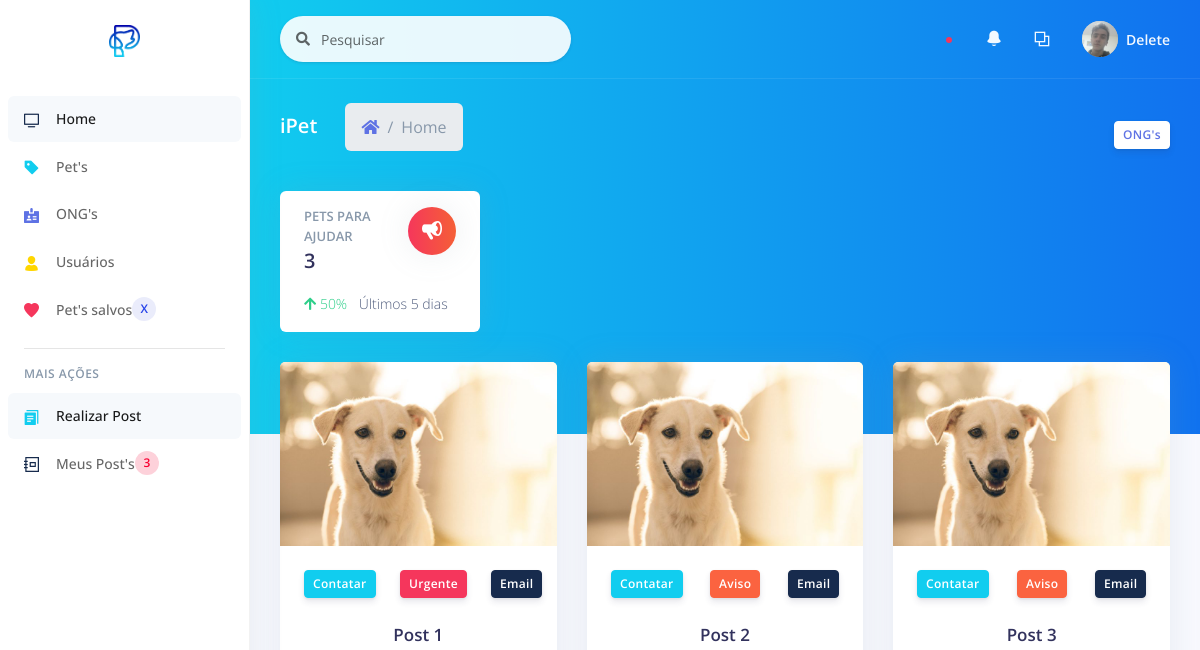
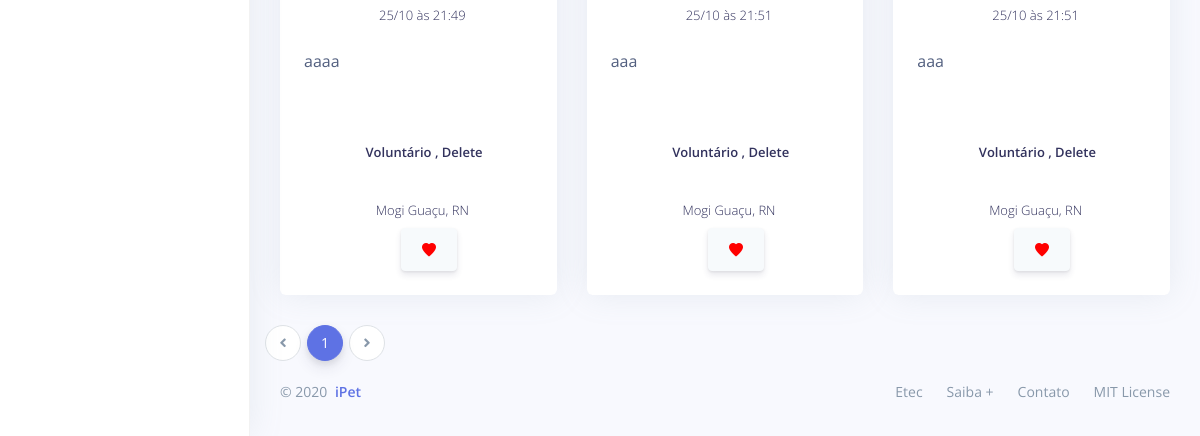
Page /_site/_user/home.php (signed in) on the earlier database version (2 pictures, top to bottom).
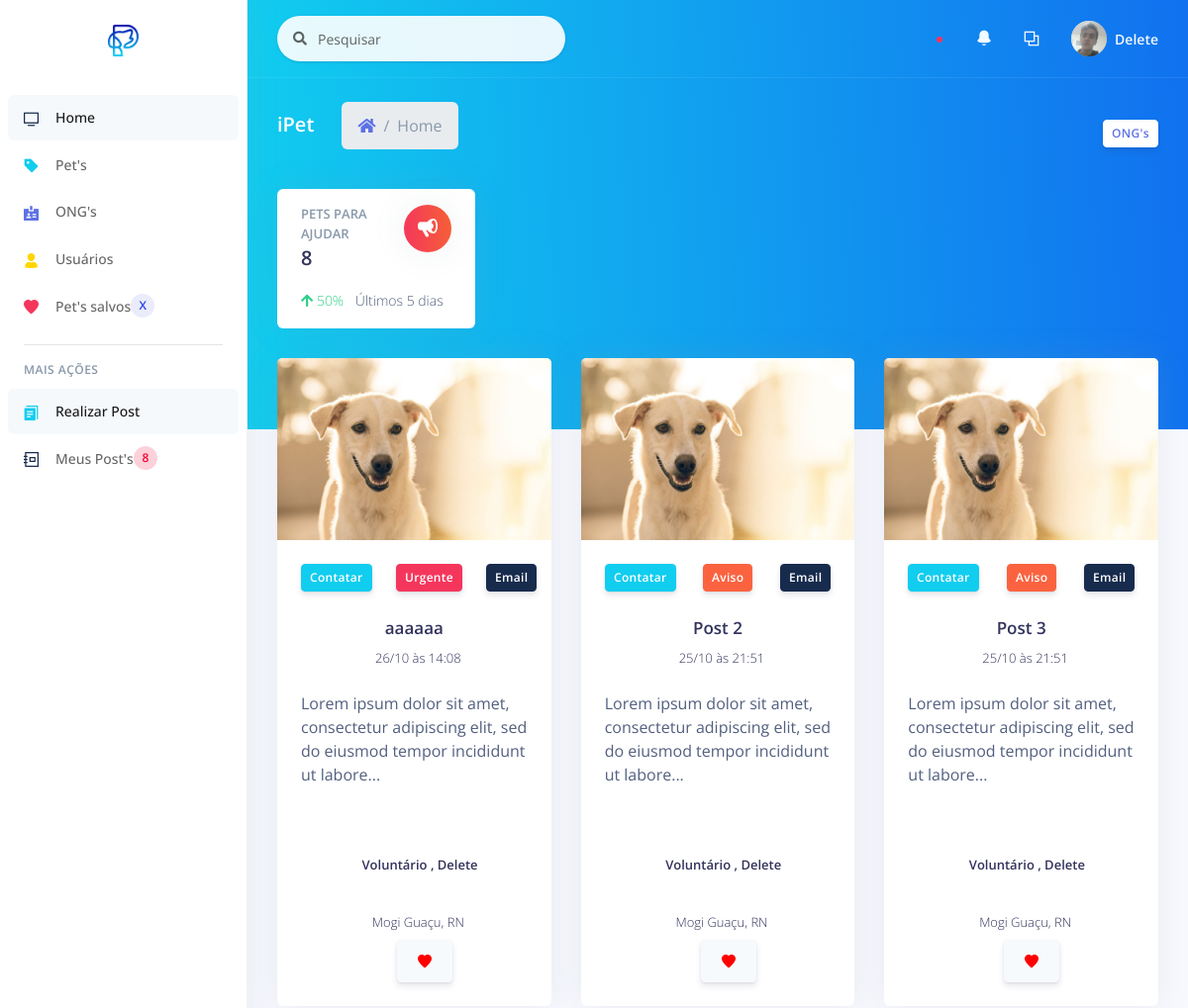
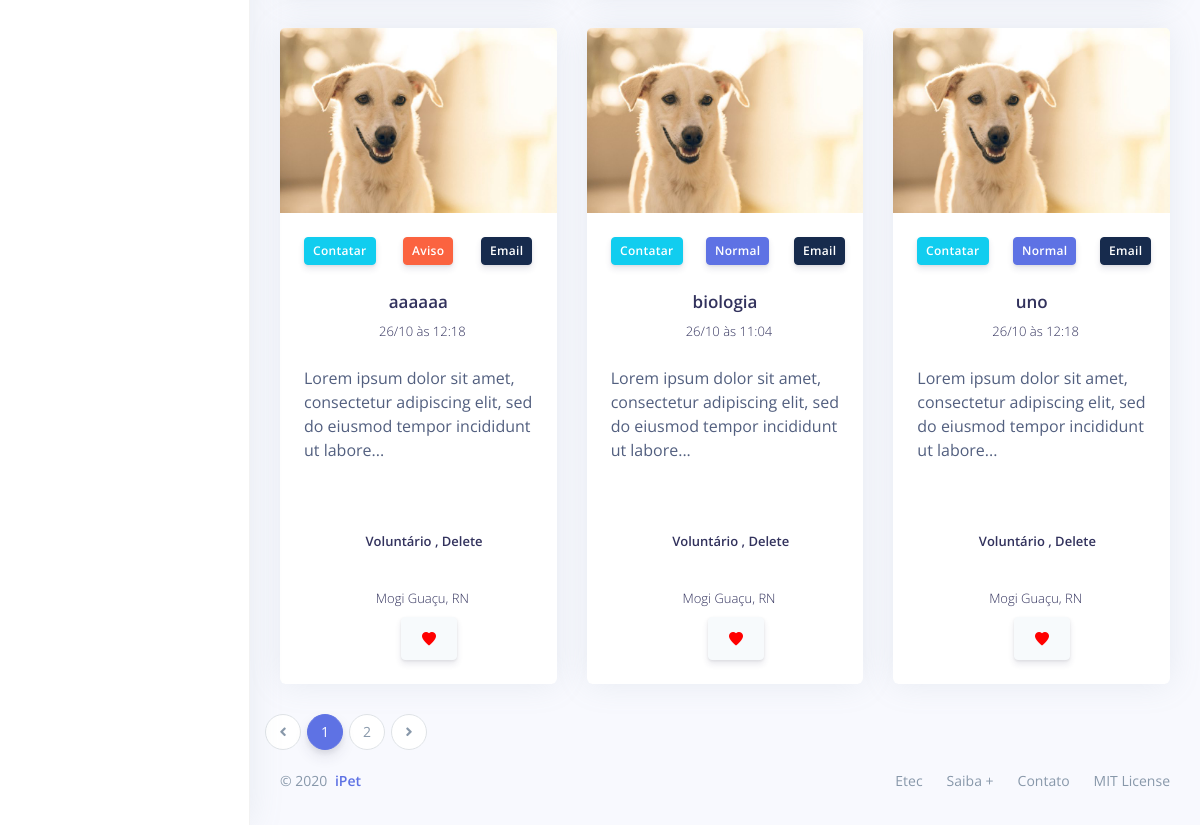
Same page on the later database version (2 pictures, top to bottom).
### tables this page shows
CREATE TABLE `post` (
  `id_post` int(11) NOT NULL,
  `id_author` varchar(11) NOT NULL,
  `cpf_author` varchar(20) NOT NULL,
  `ranking_author` int(11) NOT NULL,
  `author` varchar(100) NOT NULL,
  `city_author` varchar(100) NOT NULL,
  `uf` varchar(2) NOT NULL,
  `title` varchar(100) NOT NULL,
  `text` text NOT NULL,
  `telephone` varchar(30) NOT NULL,
  `email` varchar(100) NOT NULL,
  `instagram` varchar(100) DEFAULT NULL,
  `type` int(11) NOT NULL,
  `created_at` varchar(20) NOT NULL,
  `image` varchar(100) NOT NULL,
  `image_author` varchar(100) NOT NULL
);

### _site/_user/components/init.php (the view, shortened to what this page needs)
          <?php
            $num_page_itens = 6;
            $page = (isset($_GET['page']))? $_GET['page'] : 1;
            $id = $_SESSION['user_id'];
            $sql_num_post = "SELECT * FROM post WHERE id_author = '$id'";
            $res_num_post = mysqli_query($con, $sql_num_post);
            $init = ($num_page_itens*$page)-$num_page_itens;
            $sql_post = "SELECT * FROM post WHERE id_author = '$id' ORDER BY type DESC LIMIT $init, $num_page_itens";
            $res_post = mysqli_query($con, $sql_post);
            $array_post = mysqli_fetch_assoc($res_post);
            $quanty_posts = mysqli_num_rows($res_num_post);
            $num_pages = ceil($quanty_posts/$num_page_itens);
          ?>
<div class="row">
<?php
  do{
?>
  <div class="col-xl-4 order-xl-2">
    <div class="card card-profile">
      <img src="<?= PUBLICO . 'img/posts/' . $array_post['image']; ?>" alt="Imagem de perfil" class="card-img-top">
      <div class="card-header text-center border-0 pt-8 pt-md-4 pb-0 pb-md-4">
        <div class="d-flex justify-content-between">
          <button type="button" data-toggle="modal" class="btn btn-sm btn-info  mr-4" data-target="#modalContatar<?= $array_post['id_post']; ?>">Contatar</button>
          <button type="button" data-toggle="modal" class="btn btn-sm btn-<?php
            if($array_post['type'] == 3){
              echo "danger";
            } elseif ($array_post['type'] == 2) {
              echo "warning";
            } else{
              echo "primary";
            }
          ?>  mr-4" data-target="<?php
          if($array_post['type'] == 3){
            echo "#modal-notification-danger" . $array_post['id_post'];
          } elseif ($array_post['type'] == 2) {
            echo "#modal-notification-warning" . $array_post['id_post'];
          } else{
            echo "#modal-notification-primary" . $array_post['id_post'];
          }
        ?>
          ">
          <?php
            if($array_post['type'] == 3){
              echo "Urgente";
            } elseif ($array_post['type'] == 2) {
              echo "Aviso";
            } else{
              echo "Normal";
            }
          ?>
          </button>
          <button type="button" data-toggle="modal" class="btn btn-sm btn-default float-right" data-target="#modalEmail<?= $array_post['id_post']; ?>">Email</button>
        </div>
      </div>
      <div class="card-body pt-0">
        <div class="text-center">
          <h5 class="h3">
            <?= $array_post['title']; ?>
          </h5>
          <div class="h5 font-weight-300">
          <?php
          $date = date_create($array_post['created_at']);
          ?>
            <i class="ni location_pin mr-2"></i><?= date_format($date, 'd/m') . " às " . date_format($date, 'H:i') ?>
          </div>
        </div>
        <div class="row">
          <div class="col">
            <div class="card-profile-stats d-flex">
            <?php
            $string = strip_tags($array_post['text']);
            if (strlen($string) > 100) {
                $stringCut = substr($string, 0, 100);
                $endPoint = strrpos($stringCut, ' ');
                $string = $endPoint? substr($stringCut, 0, $endPoint) : substr($stringCut, 0);
                $string .= '...';
            }
            echo $string;
            ?>
            </div>
          </div>
        </div>
        <div class="row">
          <div class="col">
            <div class="card-profile-stats d-flex justify-content-center">
            <div class="h5 mt-4">
            <?php
              if($_SESSION['rank'] == 1){
                echo "Voluntário";
              } elseif ($_SESSION['rank'] == 2) {
                echo "ONG";
              } elseif ($_SESSION['rank'] == 3) {
                echo "Administrador";
              } else {
                echo "Oops, ocorreu um erro...";
              }
            ?> , <?= $array_post['author']; ?>
            </div>
            </div>
          </div>
        </div>
        <div>
            <div class="text-center">
            <div class="h5 font-weight-300">
              <i class="ni location_pin mr-2"></i><?= $array_post['city_author'] . ", " . $array_post['uf']; ?>
            </div>
            </div>
          </div>
        <div class="row justify-content-center">
          <div class="col col-lg-3 order-lg-2">
            <button class="btn btn-icon btn-secondary" type="button">
             <span class="btn-inner--icon">
                <i class="ni ni-favourite-28" style="color: red;"></i>
              </span>
            </button>
          </div>
        </div>
      </div>
    </div>
  </div>
<?php
  } while($array_post = mysqli_fetch_assoc($res_post));
?>
</div>
<div class="row">
<nav aria-label="...">
              <ul class="pagination">
                <li class="page-item">
                  <a class="page-link" href="home.php?page=<?php if($page==1){ echo 1;}else{echo $page-1;};?>" tabindex="-1">
                    <i class="fa fa-angle-left"></i>
                  </a>
                </li>
                <?php
                  for($i=1;$i<$num_pages+1;$i++){
                    $current = "";
                    if($page == $i){
                      $current = "active";
                    }
                ?>
                <li class="page-item <?= $current; ?>"><a class="page-link" href="home.php?page=<?= $i; ?>"><?= $i; ?></a></li>
                <?php }?>
                <li class="page-item">
                  <a class="page-link" href="home.php?page=<?php if($page<$num_pages){ echo $page+1;}else{echo $page;};?>">
                    <i class="fa fa-angle-right"></i>
                  </a>
                </li>
              </ul>
        </nav>
</div>

### _site/_user/home.php (shortened to what this page needs)
<?php
include_once('../controller/connect.php');
?>
<!DOCTYPE html>
<html>
<head>
  <?php
    include_once "../assets/components/styles.php";
  ?>
</head>
<body>
  <?php
    include_once "components/sidenav.php";
  ?>
  <div class="main-content" id="panel">
    <?php
      include_once "components/top_nav.php";
    ?>
    <?php
      include_once "components/header.php";
    ?>
    <div class="container-fluid mt--6">
      <?php
        include_once "components/init.php";
      ?>
      <?php
        include_once "../assets/components/footer.php";
      ?>
    </div>
  </div>
</body>
</html>

### _site/assets/components/styles.php (shortened to what this page needs)
<link rel="stylesheet" href="<?= BASE; ?>_site/assets/vendor/nucleo/css/nucleo.css" type="text/css">
<link rel="stylesheet" href="<?= BASE; ?>_site/assets/vendor/@fortawesome/fontawesome-free/css/all.min.css" type="text/css">
<link rel="stylesheet" href="<?= BASE; ?>_site/assets/css/argon.css?v=1.2.0" type="text/css">

### _site/_user/components/sidenav.php
<nav class="sidenav navbar navbar-vertical  fixed-left  navbar-expand-xs navbar-light bg-white" id="sidenav-main">
  <div class="scrollbar-inner">
    <div class="sidenav-header  align-items-center">
      <a class="navbar-brand" href="<?= BASE . '_site/_user/home.php';?>">
        <img src="<?= PUBLICO . 'img/brand/ipet-blue.png'; ?>" class="navbar-brand-img" alt="...">
      </a>
    </div>
    <div class="navbar-inner">
    <?php
    $id = $_SESSION['user_id'];
    ?>
      <div class="collapse navbar-collapse" id="sidenav-collapse-main">
        <ul class="navbar-nav">
          <li class="nav-item">
            <a class="nav-link active" href="<?= BASE . '_site/_user/home.php';?>">
              <i class="ni ni-tv-2 text-default"></i>
              <span class="nav-link-text">Home</span>
            </a>
          </li>
          <li class="nav-item">
            <a class="nav-link" href="<?= BASE . '_site/_user/list/list_pets.php';?>">
              <i class="ni ni-tag text-info"></i>
              <span class="nav-link-text">Pet's</span>
            </a>
          </li>
          <li class="nav-item">
            <a class="nav-link" href="<?= BASE . '_site/_user/list/list_ongs.php';?>">
              <i class="ni ni-badge text-primary"></i>
              <span class="nav-link-text">ONG's</span>
            </a>
          </li>
          <li class="nav-item">
            <a class="nav-link" href="<?= BASE . '_site/_user/list/list_users.php';?>">
              <i class="ni ni-single-02 text-yellow"></i>
              <span class="nav-link-text">Usuários</span>
            </a>
          </li>
          <li class="nav-item">
            <a class="nav-link" href="<?= BASE . '_site/_user/list/list_favs.php';?>">
              <i class="ni ni-favourite-28 text-danger"></i>
              <span class="nav-link-text">Pet's salvos</span>
              <span class="badge badge-md badge-circle badge-floating badge-primary border-white"><?= 'x';?></span>
            </a>
          </li>
        </ul>
        <hr class="my-3">
        <h6 class="navbar-heading p-0 text-muted">
          <span class="docs-normal">Mais ações</span>
        </h6>
        <ul class="navbar-nav">
          <li class="nav-item">
            <a class="nav-link active" href="<?= BASE . '_site/_user/upload/upload_post.php';?>">
              <i class="ni ni-single-copy-04 text-info"></i>
              <span class="nav-link-text">Realizar Post</span>
            </a>
          </li>
          <li class="nav-item">
          <?php
          $sql_count_post = "SELECT * FROM post WHERE id_author = '$id'";
          $res_count_post = mysqli_query($con, $sql_count_post);
          $count_post = mysqli_num_rows($res_count_post);
          ?>
            <a class="nav-link" href="<?= BASE . '_site/_user/list/list_posts.php';?>">
              <i class="ni ni-collection text-default"></i>
              <span class="nav-link-text">Meus Post's</span>
              <span class="badge badge-md badge-circle badge-floating badge-danger border-white"><?= $count_post;?></span>
            </a>
          </li>
        </ul>
      </div>
    </div>
  </div>
</nav>

### _site/_user/components/top_nav.php (shortened to what this page needs)
<nav class="navbar navbar-top navbar-expand navbar-dark bg-gradient-info border-bottom">
  <div class="container-fluid">
    <div class="collapse navbar-collapse" id="navbarSupportedContent">
      <form class="navbar-search navbar-search-light form-inline mr-sm-3" id="navbar-search-main">
        <div class="form-group mb-0">
          <div class="input-group input-group-alternative input-group-merge">
            <div class="input-group-prepend">
              <span class="input-group-text"><i class="fas fa-search"></i></span>
            </div>
            <input class="form-control" placeholder="Pesquisar" type="text">
          </div>
        </div>
      </form>
      <ul class="navbar-nav align-items-center  ml-md-auto ">
        <li class="nav-item dropdown">
        <?php
              $sql_notify = "SELECT * FROM notify ORDER BY id_not DESC LIMIT 5";
              $res_notify = mysqli_query($con, $sql_notify);
              $qtd_notify = mysqli_num_rows($res_notify);
            ?>
          <a class="nav-link" href="#" role="button" data-toggle="dropdown" aria-haspopup="true" aria-expanded="false">
            <?php if($qtd_notify != 0){
              echo "<span class='badge badge-dot mr-4'><i class='bg-danger'></i></span>";
            }
            ?>
            <i class="ni ni-bell-55"></i>
          </a>
        </li>
        <li class="nav-item dropdown">
          <a class="nav-link" href="#" role="button" data-toggle="dropdown" aria-haspopup="true" aria-expanded="false">
            <i class="ni ni-ungroup"></i>
          </a>
        </li>
      </ul>
      <ul class="navbar-nav align-items-center  ml-auto ml-md-0 ">
        <li class="nav-item dropdown">
          <a class="nav-link pr-0" href="#" role="button" data-toggle="dropdown" aria-haspopup="true" aria-expanded="false">
            <div class="media align-items-center">
              <span class="avatar avatar-sm rounded-circle">
                <img alt="Image placeholder" src="<?= PUBLICO . 'img/users/' . $_SESSION['profile_image']; ?>">
              </span>
              <div class="media-body  ml-2  d-none d-lg-block">
                <span class="mb-0 text-sm  font-weight-bold"><?= $_SESSION['name']; ?></span>
              </div>
            </div>
          </a>
        </li>
      </ul>
    </div>
  </div>
</nav>

### _site/_user/components/header.php
<div class="header bg-gradient-info pb-6">
  <div class="container-fluid">
    <div class="header-body">
      <div class="row align-items-center py-4">
        <div class="col-lg-6 col-7">
          <h6 class="h2 text-white d-inline-block mb-0">iPet</h6>
          <nav aria-label="breadcrumb" class="d-none d-md-inline-block ml-md-4">
            <ol class="breadcrumb breadcrumb-links breadcrumb-dark">
              <li class="breadcrumb-item"><a href="#"><i class="fas fa-home"></i></a></li>
              <li class="breadcrumb-item active" aria-current="page">Home</li>
            </ol>
          </nav>
        </div>
        <div class="col-lg-6 col-5 text-right">
          <a href="list/list_ongs.php" class="btn btn-sm btn-neutral">ONG's</a>
        </div>
      </div>
      <?php
      $sql_count_post = "SELECT * FROM post";
      $res_count_post = mysqli_query($con, $sql_count_post);
      $count_post = mysqli_num_rows($res_count_post);
      ?>
      <div class="row">
        <div class="col-xl-3 col-md-6">
          <div class="card card-stats">
            <div class="card-body">
              <div class="row">
                <div class="col">
                  <h5 class="card-title text-uppercase text-muted mb-0">Pets para ajudar</h5>
                  <span class="h2 font-weight-bold mb-0"><?= $count_post;?></span>
                </div>
                <div class="col-auto">
                  <div class="icon icon-shape bg-gradient-red text-white rounded-circle shadow">
                    <i class="ni ni-notification-70"></i>
                  </div>
                </div>
              </div>
              <p class="mt-3 mb-0 text-sm">
                <span class="text-success mr-2"><i class="fa fa-arrow-up"></i> 50%</span>
                <span class="text-nowrap">Últimos 5 dias</span>
              </p>
            </div>
          </div>
        </div>
      </div>
    </div>
  </div>
</div>

### _site/assets/components/footer.php
<footer class="footer pt-0">
  <div class="row align-items-center justify-content-lg-between">
    <div class="col-lg-6">
      <div class="copyright text-center  text-lg-left  text-muted">
        &copy; 2020 <a href="#" class="font-weight-bold ml-1" target="_blank">iPet</a>
      </div>
    </div>
    <div class="col-lg-6">
      <ul class="nav nav-footer justify-content-center justify-content-lg-end">
        <li class="nav-item">
          <a href="#" class="nav-link" target="_blank">Etec</a>
        </li>
        <li class="nav-item">
          <a href="#" class="nav-link" target="_blank">Saiba +</a>
        </li>
        <li class="nav-item">
          <a href="#" class="nav-link" target="_blank">Contato</a>
        </li>
        <li class="nav-item">
          <a href="https://opensource.org/licenses/MIT" class="nav-link" target="_blank">MIT License</a>
        </li>
      </ul>
    </div>
  </div>
</footer>

Differences in the rows shown:
removed post: image (picture), type "Urgente", title "Post 1", created_at "25/10", created_at "21:49", text "aaaa", author "Delete", city_author "Mogi Guaçu", uf "RN"
added post: image (picture), type "Urgente", title "aaaaaa", created_at "26/10", created_at "14:08", text "Lorem ipsum dolor sit amet, consectetur adipiscing elit, sed do eiusmod tempor incididunt ut labore...", author "Delete", city_author "Mogi Guaçu", uf "RN"
changed post "Post 2": text "aaa" → "Lorem ipsum dolor sit amet, consectetur adipiscing elit, sed do eiusmod tempor incididunt ut labore..."
changed post "Post 3": text "aaa" → "Lorem ipsum dolor sit amet, consectetur adipiscing elit, sed do eiusmod tempor incididunt ut labore..."
added post: image (picture), type "Aviso", title "aaaaaa", created_at "26/10", created_at "12:18", text "Lorem ipsum dolor sit amet, consectetur adipiscing elit, sed do eiusmod tempor incididunt ut labore...", author "Delete", city_author "Mogi Guaçu", uf "RN"
added post: image (picture), type "Normal", title "biologia", created_at "26/10", created_at "11:04", text "Lorem ipsum dolor sit amet, consectetur adipiscing elit, sed do eiusmod tempor incididunt ut labore...", author "Delete", city_author "Mogi Guaçu", uf "RN"
added post: image (picture), type "Normal", title "uno", created_at "26/10", created_at "12:18", text "Lorem ipsum dolor sit amet, consectetur adipiscing elit, sed do eiusmod tempor incididunt ut labore...", author "Delete", city_author "Mogi Guaçu", uf "RN"
Other differences:
$count_post: "3" → "8"
new list line: "2"
